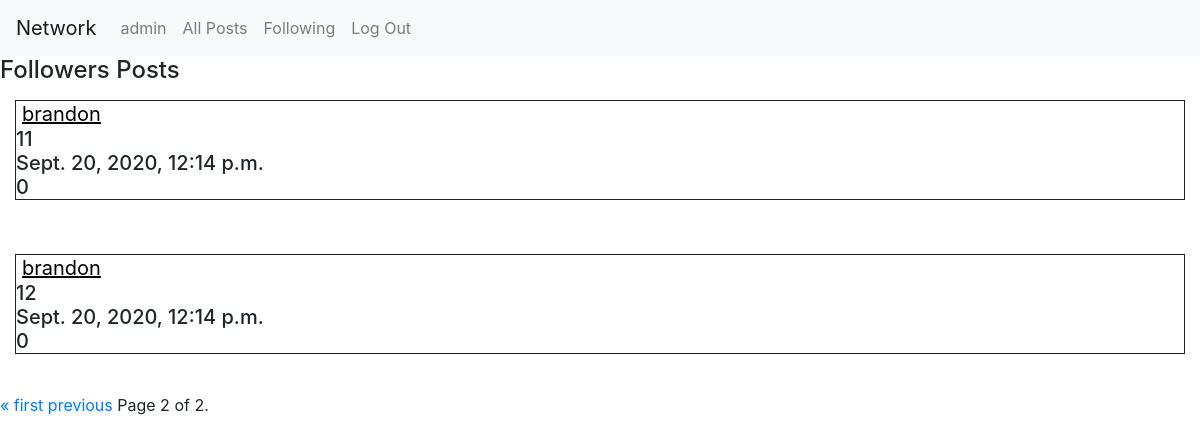
Page /following?page=2 (signed in) on the committed database.
### network/models.py (models this page shows, shortened)
class User(AbstractUser):
    pass

class Post(models.Model):
    user = models.ForeignKey("User", on_delete=models.CASCADE, related_name="posts")
    content = models.TextField(blank=True)
    timestamp = models.DateTimeField(auto_now_add=True)
    likes = models.IntegerField()

### network/views.py (the view)
# urls.py: path("following", views.following, name="following")
@csrf_exempt
@login_required
def following(request):
    following_users = (UserFollowing.objects.filter(following_user_id=request.user).values('user_id'))
    for i in following_users:
        following_users = i['user_id']
    if len(following_users) > 0:
        users_id = User.objects.get(username__in=[following_users])
        following_posts = Post.objects.filter(user__in=[users_id])
        paginator = Paginator(following_posts, 10)
        page_number = request.GET.get('page')
        page_obj = paginator.get_page(page_number)
        return render(request, "network/following.html", {
            "following_posts": following_posts,
            "page_obj": page_obj
            })
    else:
        return render(request, "network/following.html", {
        })

### network/templates/network/following.html (shortened to what this page needs)
{% extends "network/layout.html" %}
{% block body %}
<h4>Followers Posts</h4>
        <form action="{% url 'profile' %}" method="GET">
        {% for item in page_obj %}
        <h5 style="border-style: solid;margin: 15px;border-width: thin;">
            <div>
                <input type="submit" name="user" value="{{ item.user }}" style="background:none; border-width:0px; color:black; text-decoration:underline;" />
            </div>
            <div>{{ item.content }}</div>
            <div>{{ item.timestamp }}</div>
            <div>{{ item.likes }}</div>
        </h5>
        <br>
        {% endfor %}
        <div class="pagination">
            <span class="step-links">
                {% if page_obj.has_previous %}
                    <a href="?page=1">&laquo; first</a>
                    <a href="?page={{ page_obj.previous_page_number }}">previous</a>
                {% endif %}
                <span class="current">
                    Page {{ page_obj.number }} of {{ page_obj.paginator.num_pages }}.
                </span>
            </span>
        </div>
        </form>
        </div>
{% endblock %}

### network/templates/network/layout.html (shortened to what this page needs)
{% load static %}
<!DOCTYPE html>
<html lang="en">
    <head>
        <link rel="stylesheet" href="https://stackpath.bootstrapcdn.com/bootstrap/4.4.1/css/bootstrap.min.css">
        <link href="{% static 'network/styles.css' %}" rel="stylesheet">
    </head>
    <body>
        <nav class="navbar navbar-expand-lg navbar-light bg-light">
            <a class="navbar-brand" href="#">Network</a>
            <div>
              <ul class="navbar-nav mr-auto">
                {% if user.is_authenticated %}
                    <li class="nav-item">
                        <form action="{% url 'profile' %}" method="GET">
                            <input class="nav-link"  style="background:none; border-width:0px" type="submit" name="user" value="{{ request.user }}" />
                        </form>
                    </li>
                {% endif %}
                <li class="nav-item">
                  <a class="nav-link" href="{% url 'index' %}" id="all-posts">All Posts</a>
                </li>
                {% if user.is_authenticated %}
                    <li class="nav-item">
                        <a class="nav-link" href="{% url 'following' %}"" id='following'>Following</a>
                    </li>
                    <li class="nav-item">
                        <a class="nav-link" href="{% url 'logout' %}">Log Out</a>
                    </li>
                {% endif %}
              </ul>
            </div>
          </nav>
        <div class="body">
            {% block body %}
            {% endblock %}
    </body>
</html>

### rows in the picture
User: user "admin"
Post: user "brandon", content "11", timestamp "Sept. 20, 2020, 12:14 p.m.", likes "0"
Post: user "brandon", content "12", timestamp "Sept. 20, 2020, 12:14 p.m.", likes "0"

### other values in the picture
{{ page_obj.number }} "2"
{{ page_obj.paginator.num_pages }} "2"
